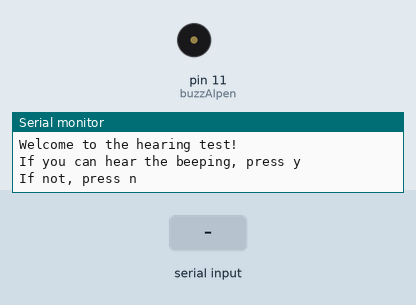
Recording of a sketch running on a simulated Arduino Uno, built with avr-gcc and run on an emulated ATmega328P. Parts: buzzer (waves = sounding, pin HIGH), the last lines printed to the serial monitor. Inputs (shaded band) come from the test bench.

Above: at 1.2 s.
1.3 s: "y" received over Serial
At 6.2 s:
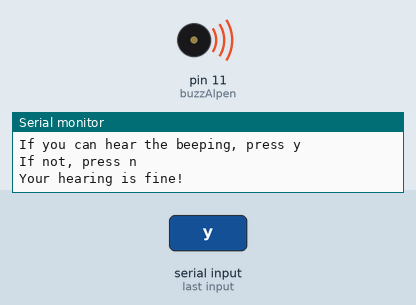
23.0 s: "1" received over Serial
Timing chart, 0 to 34.2 s (numbered marks = the images above; inputs shaded):
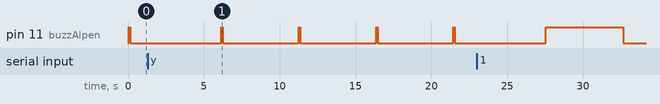

The sketch:

22ActiveBuzzers.ino
```cpp
int myNum;
int buzzAlpen=11;
String answer;

void setup() {
  // put your setup code here, to run once:
pinMode(buzzAlpen, OUTPUT);
Serial.begin(9600);
Serial.println("****************************");
Serial.println("Welcome to the hearing test!");
Serial.println("If you can hear the beeping, press y\nIf not, press n");
}

void loop() {
  // put your main code here, to run repeatedly:

while(Serial.available()==0){
digitalWrite(buzzAlpen, HIGH);
delay(100);
digitalWrite(buzzAlpen, LOW);
delay(5000);
}
answer=Serial.readString();
if(answer=="y"){
  digitalWrite(buzzAlpen, LOW);
  Serial.println("Your hearing is fine!");
} else{
  Serial.println("Uh oh.");
  digitalWrite(buzzAlpen, HIGH);
  delay(5000);
}


}
```

Measured:
- by itself, pin 11 (buzzAlpen): alternates HIGH for 0.10 s and LOW for 5.0 s
